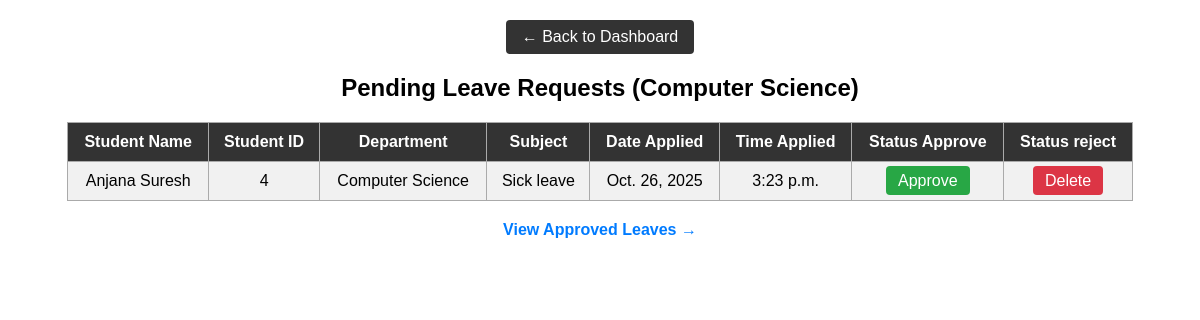
Before: /leave_details/ (signed in) with the older database file.
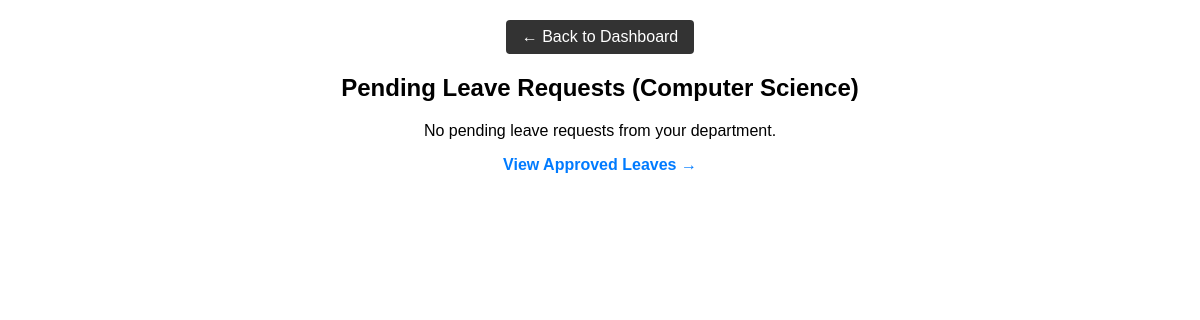
After: the same page with the newer database file.
### lmsapp/models.py (models this page shows, shortened)
class leave(models.Model):
    student = models.ForeignKey(student, on_delete=models.CASCADE)
    subject = models.CharField(max_length=100)
    content = models.TextField()
    date_applied = models.DateField(auto_now_add=True)
    time_applied = models.TimeField(auto_now_add=True)
    status = models.CharField(max_length=20, default='Pending')

class student(models.Model):
    name = models.CharField(max_length=50)
    year = models.CharField(max_length=50)
    department = models.CharField(max_length=50)
    email = models.CharField(max_length=50)
    phone= models.IntegerField()
    username = models.CharField(max_length=50)
    password = models.CharField(max_length=50)

### lmsapp/views.py (the view)
# urls.py: path('leave_details/', views.leave_details, name='leave_details'),
def leave_details(request):
    teacher_id = request.session.get('id')
    if not teacher_id:
        return redirect('teacherlogin')
    teacher_obj = teacher.objects.get(id=teacher_id)
    leaves = leave.objects.filter(student__department=teacher_obj.department,status='Pending').order_by('-date_applied', '-time_applied')
    return render(request, 'leave_details.html', {'leaves': leaves, 'department': teacher_obj.department})

### templates/leave_details.html (shortened to what this page needs)
<!DOCTYPE html>
<html lang="en">
<head>
</head>
<body>
    <a href="{% url 'teacherdashboard' %}" class="back-btn">← Back to Dashboard</a>
    <h2>Pending Leave Requests ({{ department }})</h2>
    {% if leaves %}
    <table>
        <tr>
            <th>Student Name</th>
            <th>Student ID</th>
            <th>Department</th>
            <th>Subject</th>
            <th>Date Applied</th>
            <th>Time Applied</th>
            <th>Status Approve</th>
            <th>Status reject</th>
        </tr>
        {% for leave in leaves %}
        <tr>
            <td>{{ leave.student.name }}</td>
            <td>{{ leave.student.id }}</td>
            <td>{{ leave.student.department }}</td>
            <td>{{ leave.subject }}</td>
            <td>{{ leave.date_applied }}</td>
            <td>{{ leave.time_applied }}</td>
            <td>
                <a href="{% url 'approve_leave' leave.id %}" class="btn approve-btn">Approve</a>
            </td>
            <td>
                <a href="{% url 'delete_leave' leave.id %}" class="btn delete-btn">Delete</a>
            </td>
        </tr>
        {% endfor %}
    </table>
    {% else %}
    <p style="text-align:center;">No pending leave requests from your department.</p>
    {% endif %}
    <a href="{% url 'approved_leave' %}" class="approved-link">View Approved Leaves →</a>
</body>
</html>

Changed rows visible on the page:
no longer on this page (row edited): leave: student.name "Anjana Suresh", student.id "4", student.department "Computer Science", subject "Sick leave", date_applied "Oct. 26, 2025", time_applied "3:23 p.m."
Other visible differences:
text no longer shown: "Student Name Student ID Department Subject Date Applied Time Applied Status Approve Status reject"
text now shown: "No pending leave requests from your department."
